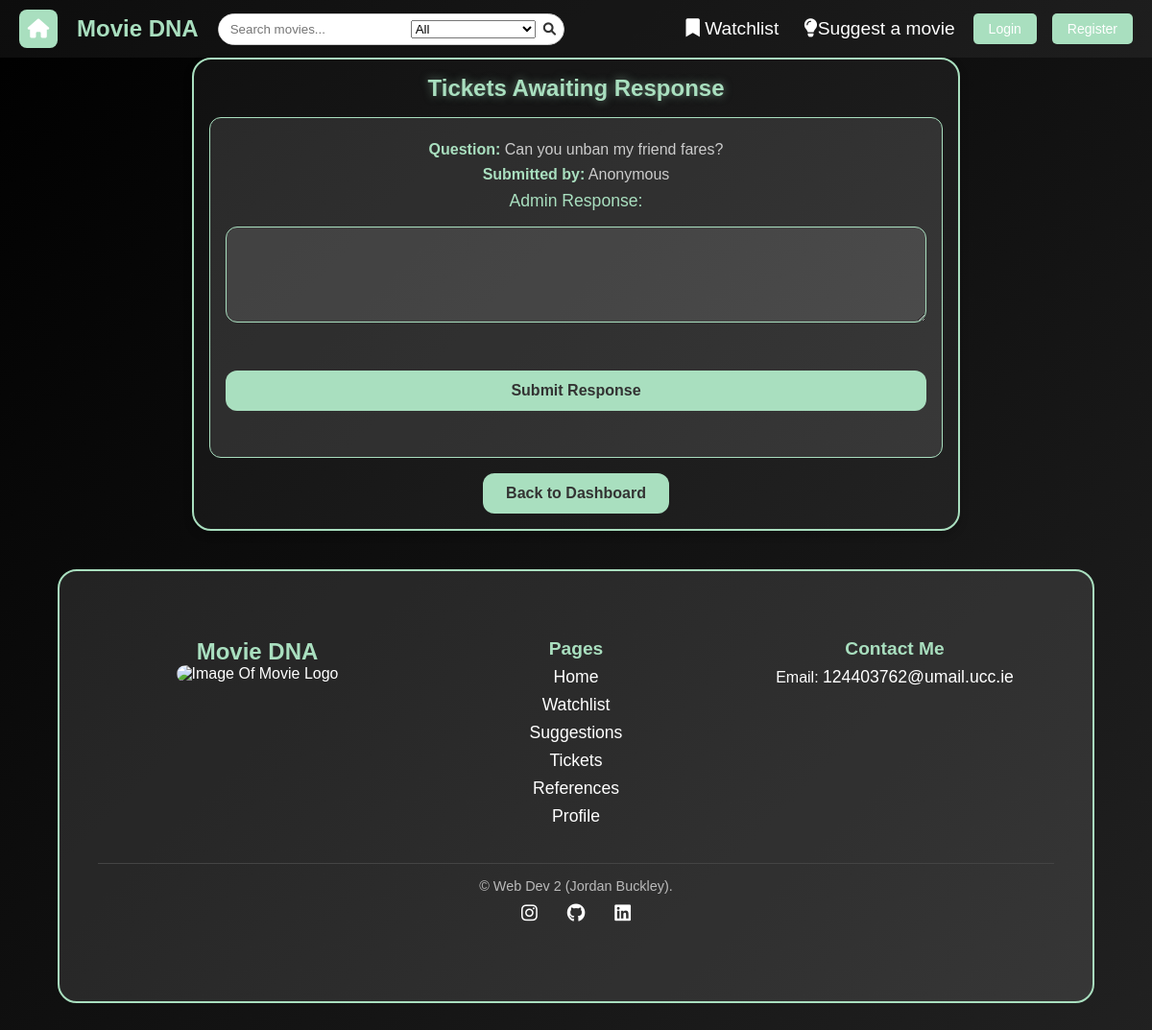
Page /admin_tickets on the earlier database version.
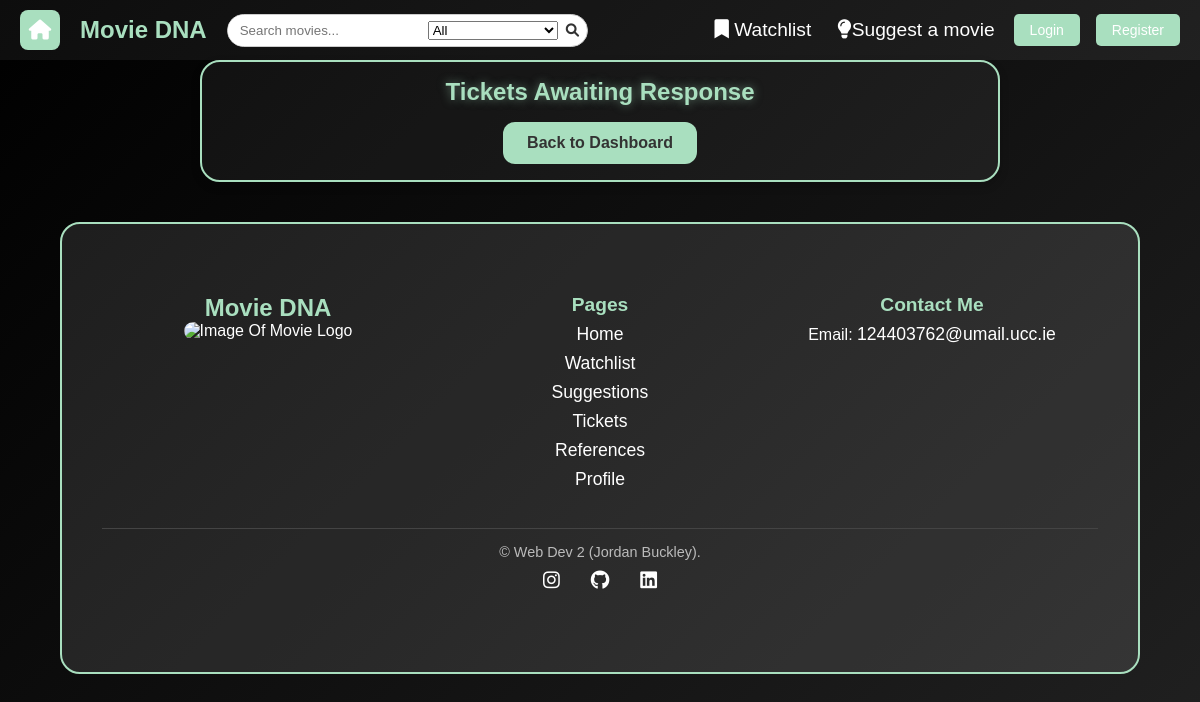
Same page on the later database version.
### tables this page shows
CREATE TABLE tickets (
    id INTEGER PRIMARY KEY AUTOINCREMENT,
    user_id TEXT NOT NULL, 
    question TEXT NOT NULL,
    response TEXT, 
    is_responded BOOLEAN DEFAULT 0,
    FOREIGN KEY (user_id) REFERENCES users(user_id)
);

### app.py (the view, shortened to what this page needs)
@app.route("/admin_tickets", methods=["GET", "POST"])
def admin_tickets():
    db = get_db()
    tickets = db.execute("SELECT * FROM tickets WHERE is_responded = 0").fetchall()
    return render_template("admin_tickets.html", tickets=tickets)

### app.py (called while the page is built)
@app.before_request
def load_logged_in_user():
    g.user = session.get("user_id")
    g.is_admin = session.get("is_admin", False)

### database.py (called while the page is built)
def get_db():
    if "db" not in g:
        g.db = sqlite3.connect(DATABASE,
                                detect_types=sqlite3.PARSE_DECLTYPES
                        )
        g.db.row_factory = sqlite3.Row
    return g.db

### templates/admin_tickets.html (shortened to what this page needs)
{% extends "base.html" %}
{% block styles %}
<link rel="stylesheet" href="{{ url_for('static', filename='tickets.css') }}">
{% endblock %}
{% block main_content %}
<section id="ticket-section">
    <h2>Tickets Awaiting Response</h2>
    {% for ticket in tickets %}
        <section id="ticket-card">
            <p><strong>Question:</strong> {{ ticket['question'] }}</p>
            <p><strong>Submitted by:</strong> Anonymous</p>
            <form method="POST" id="ticket-form">
                <label for="response">Admin Response:</label>
                <textarea name="response" id="ticket-textarea" required></textarea>
                <br>
                <button type="submit" id="ticket-button">Submit Response</button>
            </form>
        </section>
    {% endfor %}
    <a href="{{ url_for('admin_dashboard') }}" id="back-button">Back to Dashboard</a>
</section>
{% endblock %}

Differences in the rows shown:
no longer on this page (row edited): tickets: question "Can you unban my friend fares?"
